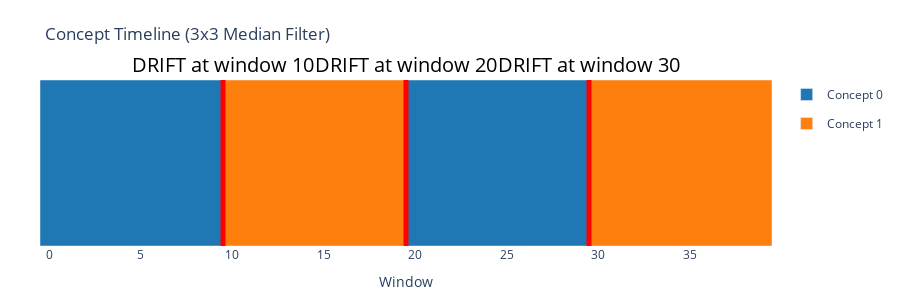

Notebook cell for this chart:
### Code cell
# Plot filtered cluster timeline
plot_cluster_timeline(labels_filtered, drift_locations=drift_locations_filtered,
                     title="Concept Timeline (3x3 Median Filter)")

### Figure 1 — Plotly figure (JSON) as saved in the notebook; plotly's stock layout.template omitted (floating-point values rounded to 4 significant figures)
{"data": [{"hovertemplate": "Windows 0-9<br>Concept 0<extra></extra>", "legendgroup": "0", "marker": {"color": "#1f77b4"}, "name": "Concept 0", "showlegend": true, "type": "bar", "width": [10], "x": [4.5], "y": [1]}, {"hovertemplate": "Windows 10-19<br>Concept 1<extra></extra>", "legendgroup": "1", "marker": {"color": "#ff7f0e"}, "name": "Concept 1", "showlegend": true, "type": "bar", "width": [10], "x": [14.5], "y": [1]}, {"hovertemplate": "Windows 20-29<br>Concept 0<extra></extra>", "legendgroup": "0", "marker": {"color": "#1f77b4"}, "name": "Concept 0", "showlegend": false, "type": "bar", "width": [10], "x": [24.5], "y": [1]}, {"hovertemplate": "Windows 30-39<br>Concept 1<extra></extra>", "legendgroup": "1", "marker": {"color": "#ff7f0e"}, "name": "Concept 1", "showlegend": false, "type": "bar", "width": [10], "x": [34.5], "y": [1]}], "layout": {"annotations": [{"font": {"color": "black", "size": 20}, "showarrow": false, "text": "DRIFT at window 10", "x": 9.5, "y": 1, "yanchor": "bottom", "yref": "paper"}, {"font": {"color": "black", "size": 20}, "showarrow": false, "text": "DRIFT at window 20", "x": 19.5, "y": 1, "yanchor": "bottom", "yref": "paper"}, {"font": {"color": "black", "size": 20}, "showarrow": false, "text": "DRIFT at window 30", "x": 29.5, "y": 1, "yanchor": "bottom", "yref": "paper"}], "bargap": 0, "barmode": "overlay", "height": 300, "margin": {"b": 40, "l": 40, "r": 40, "t": 80}, "plot_bgcolor": "white", "shapes": [{"line": {"color": "red", "width": 5}, "type": "line", "x0": 9.5, "x1": 9.5, "y0": 0, "y1": 1, "yref": "y"}, {"line": {"color": "red", "width": 5}, "type": "line", "x0": 19.5, "x1": 19.5, "y0": 0, "y1": 1, "yref": "y"}, {"line": {"color": "red", "width": 5}, "type": "line", "x0": 29.5, "x1": 29.5, "y0": 0, "y1": 1, "yref": "y"}], "showlegend": true, "title": {"text": "Concept Timeline (3x3 Median Filter)"}, "xaxis": {"range": [-0.5, 39.5], "title": {"text": "Window"}}, "yaxis": {"range": [0, 1], "showticklabels": false, "title": {"text": ""}}}}
